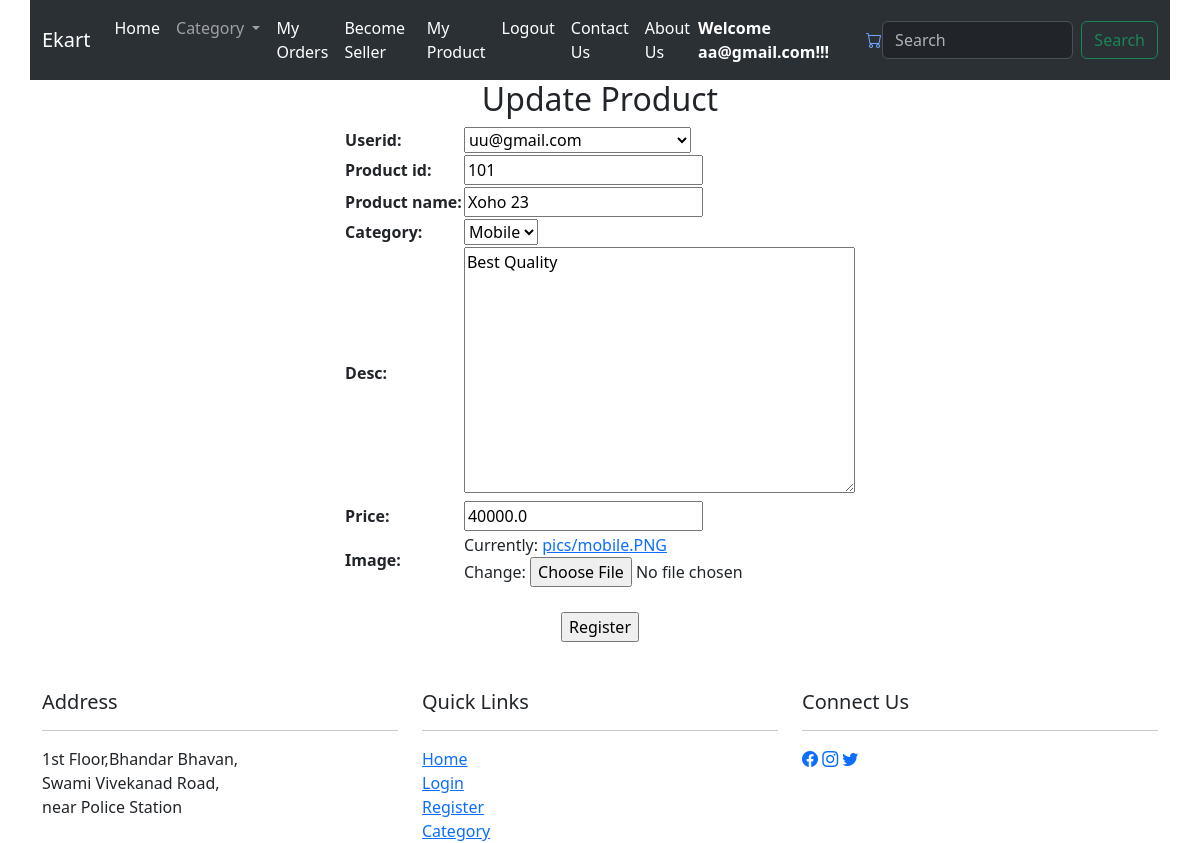
Page /updateproducts/101 (signed in) on the committed database.
### ecommapp/models.py (models this page shows)
class Product(models.Model):
    userid = models.ForeignKey(User, on_delete=models.CASCADE, null=True, blank=True)
    product_id = models.IntegerField(primary_key=True)
    product_name = models.CharField(max_length=55)
    type = (("Mobile", "Mobile"), ("Cloths", "Cloths"), ("Shoes", "Shoes"))
    category = models.CharField(max_length=50, choices=type, default="")
    desc = models.TextField(max_length=100)
    price = models.FloatField()
    image = models.ImageField(upload_to="pics")
    objects = models.Manager()
    prod = CustomManager()

### ecommapp/views.py (the view)
def updateproducts(req, product_id):
    if req.user.is_authenticated:
        user = req.user
        myproducts = get_object_or_404(Product, product_id=product_id)
        if req.method == "POST":
            form = ViewProduct(req.POST, req.FILES, instance=myproducts)
            if form.is_valid():
                form.save()
                return redirect("/viewregisterproduct")
        else:
            form = ViewProduct(instance=myproducts)
        context = {"form": form, "data": [myproducts], "username": user}
        return render(req, "updateproducts.html", context)
    else:
        return redirect("/loginuser")

### ecommapp/forms.py
class ViewProduct(ModelForm):
    class Meta:
        model = Product
        fields = "__all__"

### templates/updateproducts.html (shortened to what this page needs)
{% include 'header.html' %}
<div class="container">
    <div class="row">
        <center>
        <h2>Update Product</h2>
        <form action="" method="post" enctype="multipart/form-data">
            <table>
                {{form.as_table}}
            </table>
            <br>
            <input type="submit" value="Register">
        </form>
    </center>
    </div>
</div>
{% include 'footer.html' %}

### templates/header.html (shortened to what this page needs)
<!doctype html>
<html lang="en">
  <head>
    <link href="https://cdn.jsdelivr.net/npm/bootstrap@5.3.2/dist/css/bootstrap.min.css" rel="stylesheet">
  </head>
  <body>
    <div class="container">
    <div class="row">
    <nav class="navbar navbar-expand-lg bg-body-tertiary" data-bs-theme="dark">
        <div class="container-fluid">
          <a class="navbar-brand" href="#">Ekart</a>
          <div class="collapse navbar-collapse" id="navbarSupportedContent">
            <ul class="navbar-nav me-auto mb-2 mb-lg-0">
              <li class="nav-item">
                <a class="nav-link active" aria-current="page" href="{% url 'index' %}">Home</a>
              </li>
              <li class="nav-item dropdown">
                <a class="nav-link dropdown-toggle" href="#" role="button" data-bs-toggle="dropdown" aria-expanded="false">
                  Category
                </a>
              </li>
              {% if user.is_authenticated %}
              <li class="nav-item">
                <a class="nav-link active" aria-disabled="true" href="{% url 'showorders' %}">My Orders</a>
              </li>
              <li class="nav-item">
                <a class="nav-link active" aria-current="page" href="{% url 'registerproduct' %}">Become Seller</a>
              </li>
              <li class="nav-item">
                <a class="nav-link active" aria-current="page" href="{% url 'viewregisterproduct' %}">My Product</a>
              </li>
              <li class="nav-item">
                <a class="nav-link active" aria-disabled="true" href="{% url 'userlogout' %}">Logout</a>
              </li>
              {% endif %}
              <li class="nav-item">
                <a class="nav-link active" aria-current="page" href="{% url 'contactus' %}">Contact Us</a>
              </li>
              <li class="nav-item">
                <a class="nav-link active" aria-current="page" href="{% url 'aboutus' %}">About Us</a>
              </li>
            </ul>
            {% if username %}
            <strong style="color: white;">Welcome {{username}}!!!</strong>
            {% else %}
            <strong style="color: white;">Welcome Guest!!!</strong>
            {% endif %}
            <a href="{% url 'cart' %}"><i class="bi bi-cart"></i></a>
            <form   method="get" action="{% url 'searchproduct' %}" class="d-flex" role="search">
              <input class="form-control me-2" name="q" value="{{query}}" type="search" placeholder="Search" aria-label="Search">
              <button class="btn btn-outline-success" type="submit">Search</button>
            </form>
          </div>
        </div>
      </nav>
    </div>
    </div>
  </body>
</html>

### rows in the picture
Product: userid "uu@gmail.com", product_id "101", product_name "Xoho 23", category "Mobile", desc "Best Quality", price "40000.0"

### other values in the picture
{{ username }} "aa@gmail.com"
